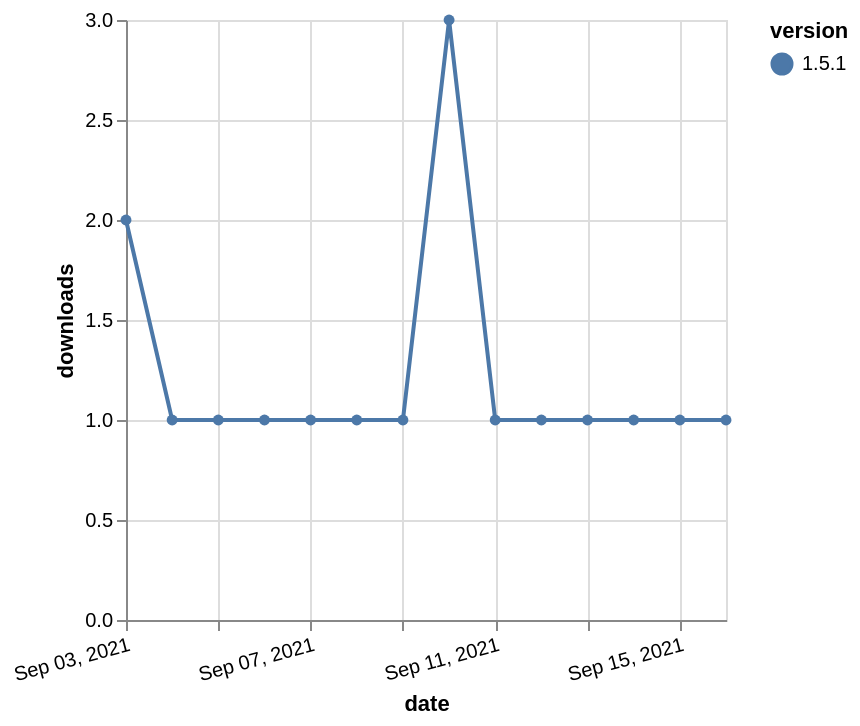

Write the Vega-Lite specification saved for this chart.
### Vega-Lite specification from a JSON file in a GitHub repository (floating-point values rounded to 4 significant figures)
{"$schema": "https://vega.github.io/schema/vega-lite/v5.json", "description": "A simple bar chart with embedded data.", "data": {"values": [{"date": "2021-09-03", "total": 119, "delta": 2, "version": "1.5.1"}, {"date": "2021-09-04", "total": 120, "delta": 1, "version": "1.5.1"}, {"date": "2021-09-05", "total": 121, "delta": 1, "version": "1.5.1"}, {"date": "2021-09-06", "total": 122, "delta": 1, "version": "1.5.1"}, {"date": "2021-09-07", "total": 123, "delta": 1, "version": "1.5.1"}, {"date": "2021-09-08", "total": 124, "delta": 1, "version": "1.5.1"}, {"date": "2021-09-09", "total": 125, "delta": 1, "version": "1.5.1"}, {"date": "2021-09-10", "total": 128, "delta": 3, "version": "1.5.1"}, {"date": "2021-09-11", "total": 129, "delta": 1, "version": "1.5.1"}, {"date": "2021-09-12", "total": 130, "delta": 1, "version": "1.5.1"}, {"date": "2021-09-13", "total": 131, "delta": 1, "version": "1.5.1"}, {"date": "2021-09-14", "total": 132, "delta": 1, "version": "1.5.1"}, {"date": "2021-09-15", "total": 133, "delta": 1, "version": "1.5.1"}, {"date": "2021-09-16", "total": 134, "delta": 1, "version": "1.5.1"}]}, "width": "container", "mark": {"type": "line", "point": {"filled": true}}, "encoding": {"x": {"field": "date", "type": "temporal", "timeUnit": "yearmonthdate", "title": "date", "axis": {"labelAngle": -15}}, "y": {"field": "delta", "type": "quantitative", "title": "downloads"}, "color": {"field": "version", "type": "nominal"}, "tooltip": {"field": "delta"}}}
